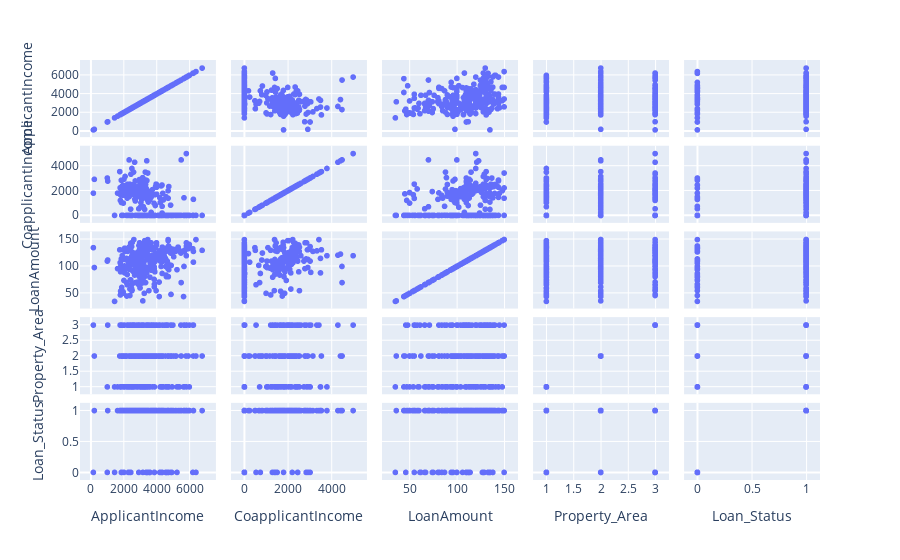

Notebook cell for this chart:
### Code cell
fig = px.scatter_matrix(data2, 
                        dimensions=['ApplicantIncome', 'CoapplicantIncome',
                                    'LoanAmount', 'Property_Area', 'Loan_Status'])
fig.show()

### Figure 1 — Plotly figure (JSON) as saved in the notebook; plotly's stock layout.template omitted (floating-point values rounded to 4 significant figures; data arrays with more than 128 entries replaced by an {"elided": "..."} marker saying what was removed)
{"data": [{"dimensions": [{"axis": {"matches": true}, "label": "ApplicantIncome", "values": {"elided": "261 int values"}}, {"axis": {"matches": true}, "label": "CoapplicantIncome", "values": {"elided": "261 float values"}}, {"axis": {"matches": true}, "label": "LoanAmount", "values": {"elided": "261 int values"}}, {"axis": {"matches": true}, "label": "Property_Area", "values": {"elided": "261 int values"}}, {"axis": {"matches": true}, "label": "Loan_Status", "values": {"elided": "261 int values"}}], "hovertemplate": "%{xaxis.title.text}=%{x}<br>%{yaxis.title.text}=%{y}<extra></extra>", "legendgroup": "", "marker": {"color": "#636efa", "symbol": "circle"}, "name": "", "showlegend": false, "type": "splom"}], "layout": {"dragmode": "select", "legend": {"tracegroupgap": 0}, "margin": {"t": 60}}}
